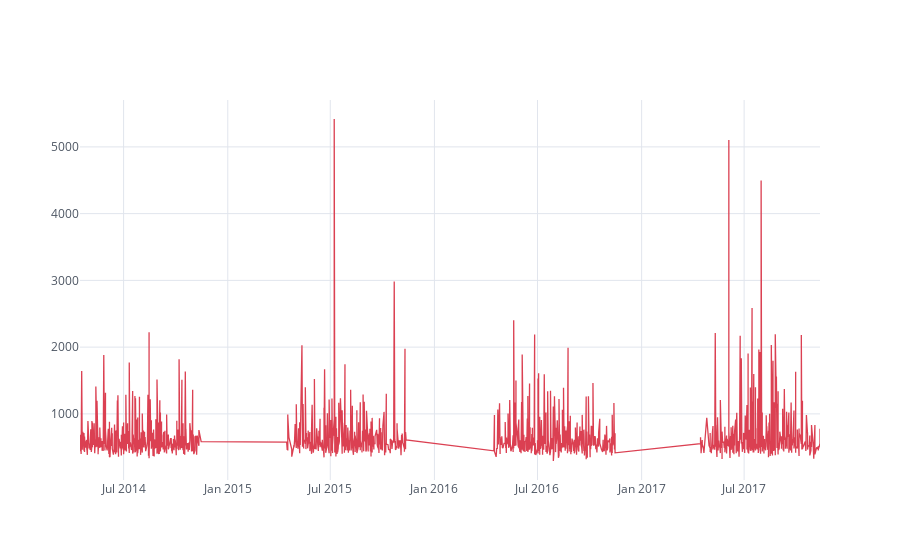

The notebook cell saved with this chart:
### Markdown cell above
#### durations in sec by date

### Code cell
mb.iplot(kind='scatter',y='duration_sec',x='date',theme='white',color='red')

### Figure 1 — Plotly figure (JSON) as saved in the notebook; plotly's stock layout.template omitted (floating-point values rounded to 4 significant figures; data arrays with more than 128 entries replaced by an {"elided": "..."} marker saying what was removed)
{"data": [{"line": {"color": "rgba(219, 64, 82, 1.0)", "dash": "solid", "shape": "linear", "width": 1.3}, "mode": "lines", "name": "duration_sec", "text": "", "type": "scatter", "x": {"elided": "2173 str values"}, "y": {"elided": "2173 int values"}}], "layout": {"legend": {"bgcolor": "#FFFFFF", "font": {"color": "#4D5663"}}, "paper_bgcolor": "#FFFFFF", "plot_bgcolor": "#FFFFFF", "titlefont": {"color": "#4D5663"}, "xaxis1": {"gridcolor": "#E1E5ED", "showgrid": true, "tickfont": {"color": "#4D5663"}, "title": "", "titlefont": {"color": "#4D5663"}, "zerolinecolor": "#E1E5ED"}, "yaxis1": {"gridcolor": "#E1E5ED", "showgrid": true, "tickfont": {"color": "#4D5663"}, "title": "", "titlefont": {"color": "#4D5663"}, "zerolinecolor": "#E1E5ED"}}}
